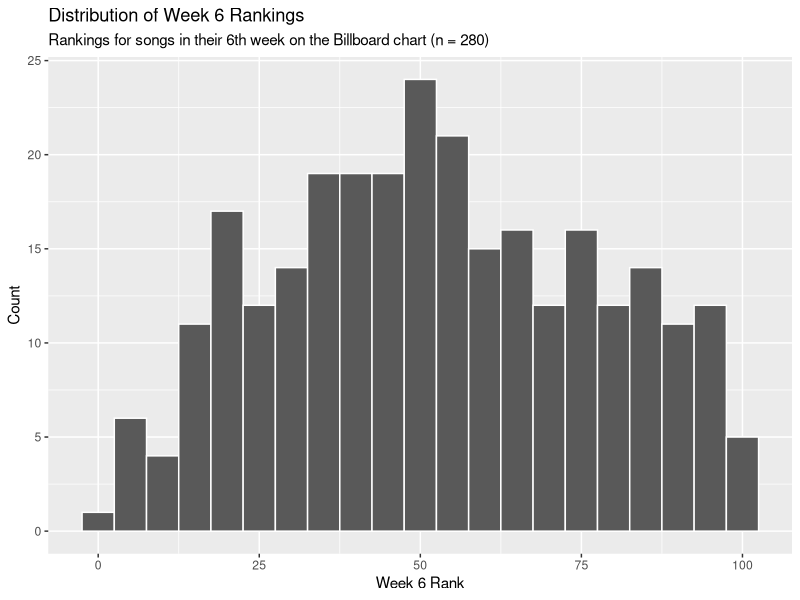

The R script that drew this image:
## ---- chunk 1
#| message: false
library(tidyverse)
## ---- chunk 2
billboard |> 
  select(artist, track, date.entered, wk1:wk4)
## ---- chunk 3
billboard |> 
  ggplot(aes(x = wk6)) +
  geom_histogram(binwidth = 5, color = "white") +
  labs(
    title = "Distribution of Week 6 Rankings",
    subtitle = "Rankings for songs in their 6th week on the Billboard chart (n = 280)",
    x = "Week 6 Rank",
    y = "Count"
  )
## ---- chunk 4
billboard |> 
  select(wk1, wk4, wk10, wk20, wk40, wk76) |> 
  pivot_longer(
    cols = everything(),
    names_to = "week",
    values_to = "rank"
  ) |> 
  summarize(
    present = sum(!is.na(rank)),
    missing = sum(is.na(rank)),
    .by = week
  )
